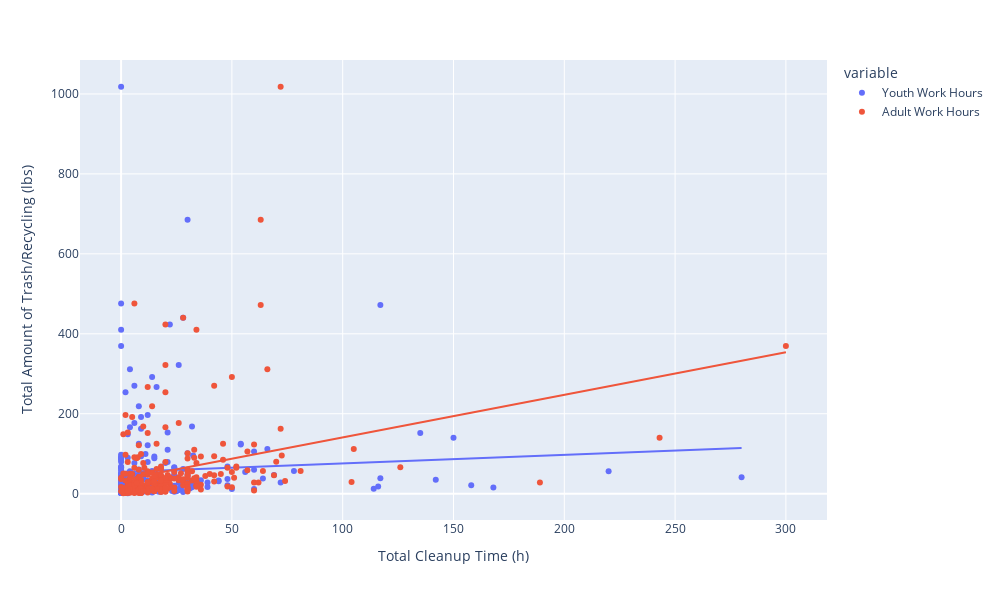

Write notebook code for a chart like this one.
### Markdown cell above
## Cleanup Time Spent vs Amount of Trash Collected in 2022

Each event has a varying number of adult and youth volunteers, and number of hours spent cleaning up. Since the data on number of volunteers and number of cleanup hours are missing for quite a few years, we'll focus on 2022 only.

### Code cell
sos_2022 = sos_data[sos_data['Date'].dt.year == 2022]
sos_2022 = sos_2022[cleanup.NONNUMERIC_COLS]
# The marine debris report count youth volunteers as half an adult volunteer
sos_2022['Total Work Hours'] = \
    (sos_2022.fillna(0)['Adult Volunteers'] + 0.5 * sos_2022.fillna(0)['Youth Volunteers']) * \
    sos_2022 .fillna(0)['Duration (Hrs)']
# Remove events that are somehow 0
sos_2022 = sos_2022[sos_2022['Total Work Hours'] > 0]
sos_2022['Youth Work Hours'] =  sos_2022.fillna(0)['Youth Volunteers'] * sos_2022.fillna(0)['Duration (Hrs)']
sos_2022['Adult Work Hours'] =  sos_2022.fillna(0)['Adult Volunteers'] * sos_2022.fillna(0)['Duration (Hrs)']
# Assuming here that recycling is weighed with trash for the rows where yellow fields are filled
sos_2022['Trash (lbs)'] = pd.to_numeric(sos_2022['Trash (lbs)'], errors='coerce')
sos_2022['Recycling (lbs)'] = pd.to_numeric(sos_2022['Recycling (lbs)'], errors='coerce')
sos_2022['Total Trash (lbs)'] = \
    sos_2022.fillna(0)['Trash (lbs)'] + sos_2022.fillna(0)['Recycling (lbs)']
sos_2022 = sos_2022[sos_2022['Total Trash (lbs)'] > 1]

fig.data = []
fig = px.scatter(sos_2022, 
                 x=['Youth Work Hours', 'Adult Work Hours'], 
                 y='Total Trash (lbs)', 
                 trendline="ols")
fig.update_layout(
    autosize=False,
    width=1000,
    height=600,
    yaxis_title='Total Amount of Trash/Recycling (lbs)',
    xaxis_title='Total Cleanup Time (h)',
)
fig.show()

### Figure 1 — Plotly figure (JSON) as saved in the notebook; plotly's stock layout.template omitted (floating-point values rounded to 4 significant figures; data arrays with more than 128 entries replaced by an {"elided": "..."} marker saying what was removed)
{"data": [{"hovertemplate": "variable=Youth Work Hours<br>value=%{x}<br>Total Trash (lbs)=%{y}<extra></extra>", "legendgroup": "Youth Work Hours", "marker": {"color": "#636efa", "symbol": "circle"}, "mode": "markers", "name": "Youth Work Hours", "orientation": "v", "showlegend": true, "type": "scatter", "x": {"elided": "270 float values"}, "xaxis": "x", "y": {"elided": "270 float values"}, "yaxis": "y"}, {"hovertemplate": "<b>OLS trendline</b><br>Total Trash (lbs) = 0.21435 * value + 53.9799<br>R<sup>2</sup>=0.004825<br><br>variable=Youth Work Hours<br>value=%{x}<br>Total Trash (lbs)=%{y} <b>(trend)</b><extra></extra>", "legendgroup": "Youth Work Hours", "marker": {"color": "#636efa", "symbol": "circle"}, "mode": "lines", "name": "Youth Work Hours", "showlegend": false, "type": "scatter", "x": {"elided": "270 float values"}, "xaxis": "x", "y": {"elided": "270 float values"}, "yaxis": "y"}, {"hovertemplate": "variable=Adult Work Hours<br>value=%{x}<br>Total Trash (lbs)=%{y}<extra></extra>", "legendgroup": "Adult Work Hours", "marker": {"color": "#EF553B", "symbol": "circle"}, "mode": "markers", "name": "Adult Work Hours", "orientation": "v", "showlegend": true, "type": "scatter", "x": {"elided": "270 float values"}, "xaxis": "x", "y": {"elided": "270 float values"}, "yaxis": "y"}, {"hovertemplate": "<b>OLS trendline</b><br>Total Trash (lbs) = 1.0652 * value + 34.0607<br>R<sup>2</sup>=0.099991<br><br>variable=Adult Work Hours<br>value=%{x}<br>Total Trash (lbs)=%{y} <b>(trend)</b><extra></extra>", "legendgroup": "Adult Work Hours", "marker": {"color": "#EF553B", "symbol": "circle"}, "mode": "lines", "name": "Adult Work Hours", "showlegend": false, "type": "scatter", "x": {"elided": "270 float values"}, "xaxis": "x", "y": {"elided": "270 float values"}, "yaxis": "y"}], "layout": {"autosize": false, "height": 600, "legend": {"title": {"text": "variable"}, "tracegroupgap": 0}, "margin": {"t": 60}, "width": 1000, "xaxis": {"anchor": "y", "autorange": true, "domain": [0, 1], "range": [-18.57, 318.6], "title": {"text": "Total Cleanup Time (h)"}, "type": "linear"}, "yaxis": {"anchor": "x", "autorange": true, "domain": [0, 1], "range": [-65.84, 1085.0], "title": {"text": "Total Amount of Trash/Recycling (lbs)"}, "type": "linear"}}}
